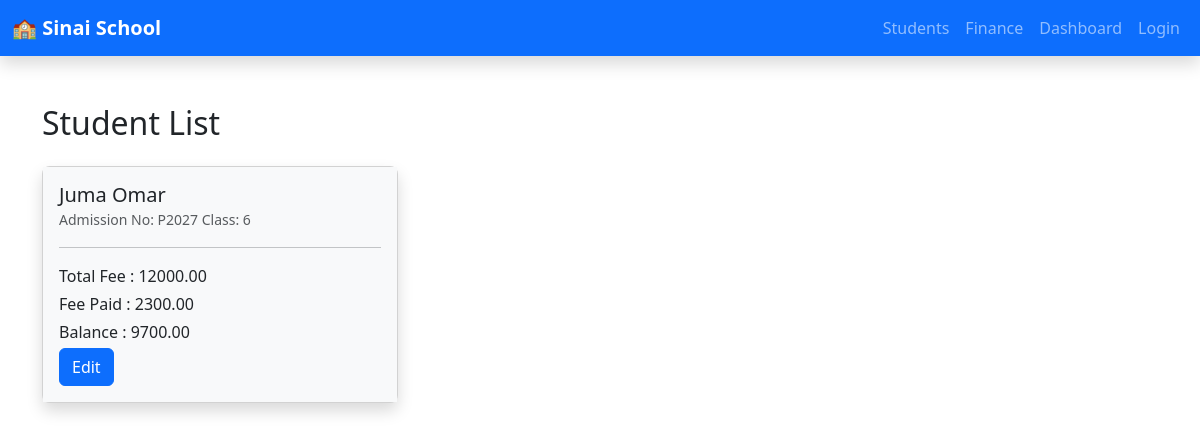
The app's page /students/, older data.
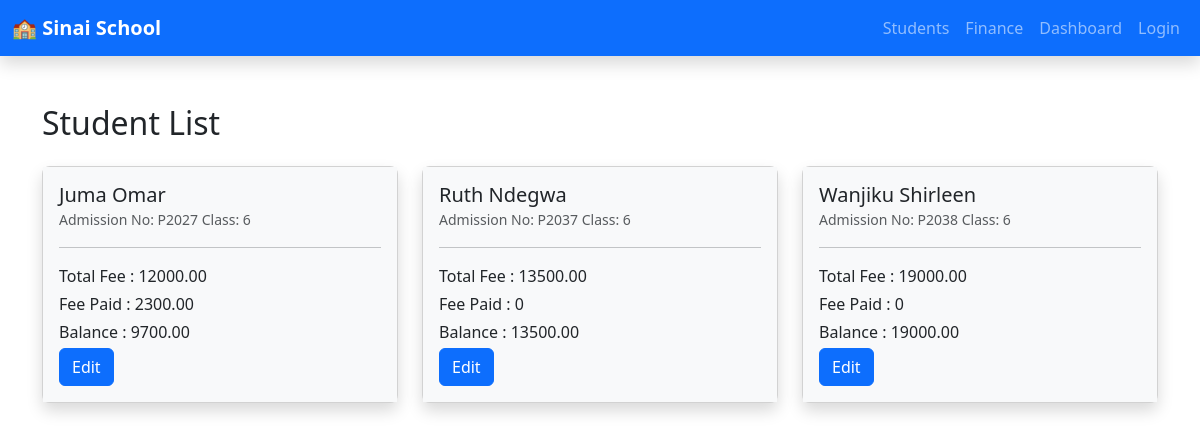
The same page, newer data.
### students/models.py (models this page shows, shortened)
class Student(models.Model):
    first_name = models.CharField(max_length=50)
    last_name = models.CharField(max_length=50)
    email = models.EmailField(unique=True)
    user = models.OneToOneField(User, on_delete=models.CASCADE)
    adm_no = models.CharField(max_length=100)
    grade = models.ForeignKey(ClassRoom, on_delete=models.CASCADE)
    fee_type = models.ManyToManyField('finance.FeeType', blank=True)
    def total_fees(self):
        if not self.pk:
            return 0
        return sum(fee.amount for fee in self.fee_type.all())
    def total_fees_paid(self):
        if not self.pk:
            return 0
        return sum(payment.amount for payment in self.payment_set.all())
    def balance(self):
        if not self.pk:
            return 0
        total_paid = self.total_fees_paid()
        total_fees = sum(fee.amount for fee in self.fee_type.all())
        return total_fees - total_paid

### academics/models.py (models this page shows, shortened)
class ClassRoom(models.Model):
    streams = [
        ('N', 'North'),
        ('S', 'South'),
        ('E', 'East')
    ]
    capacity = models.IntegerField()
    class_teacher = models.OneToOneField(Teacher, on_delete=models.CASCADE)
    stream = models.CharField(max_length=50, choices=streams, default='N')
    name = models.CharField(max_length=50)
    def __str__(self):
        return self.name

### finance/models.py (models this page shows, shortened)
class FeeType(models.Model):
    name = models.CharField(max_length=100)
    description = models.TextField(blank=True, null=True)
    amount = models.DecimalField(max_digits=10, decimal_places=2)

class Payment(models.Model):
    student = models.ForeignKey('students.Student', on_delete=models.CASCADE, null=True, blank=True)
    fee = models.ForeignKey(FeeType, on_delete=models.CASCADE)
    amount = models.DecimalField(max_digits=10, decimal_places=2)
    payment_date = models.DateField(auto_now_add=True)
    payment_method = models.CharField(max_length=50)
    receipt_number = models.CharField(max_length=100, unique=True)

### students/views.py (the view)
# urls.py: path('students/', views.StudentList.as_view(), name='student_list'),
class StudentList(ListView):
    model = Student
    template_name = 'students/student_list.html'
    context_object_name = 'students'
    def get_queryset(self):
        return Student.objects.select_related('user').all()

### students/templates/students/student_list.html
{% extends "./base.html" %}
{% block content %}
<div class="container mt-4">
    <h2 class="mb-4">Student List</h2>
    <div class="row">
        {% for student in students %}
        <div class="col-md-6 col-lg-4 mb-4">
            <div class="card shadow rounded-3">
                <div class="card-body bg-light">
                    <div class="d-flex align-items-center">
                        <div>
                            <h5 class="card-title mb-0">{{ student.user.first_name }}  {{student.user.last_name}}</h5>
                            <small class="text-muted">Admission No: {{ student.adm_no }} Class: {{ student.grade }}    </small>
                        </div>
                    </div>
                    <hr>
                    <p class="mb-1">Total Fee : {{ student.total_fees }}</p>
                    <p class="mb-1">Fee Paid : {{ student.total_fees_paid }}</p>
                    <p class="mb-1">Balance : {{ student.balance }}</p>
                    <a href="{% url 'students:edit_student' student.pk %}" class="btn btn-primary">Edit</a>
                </div>
            </div>
        </div>
        {% empty %}
        <p>No students found.</p>
        {% endfor %}
    </div>
</div>
{% endblock %}

Row changes from the older to the newer data that the page shows:
added Student: user.first_name "Ruth", user.last_name "Ndegwa", adm_no "P2037", grade "6", total_fees "13500.00", total_fees_paid "0", balance "13500.00"
added Student: user.first_name "Wanjiku", user.last_name "Shirleen", adm_no "P2038", grade "6", total_fees "19000.00", total_fees_paid "0", balance "19000.00"
